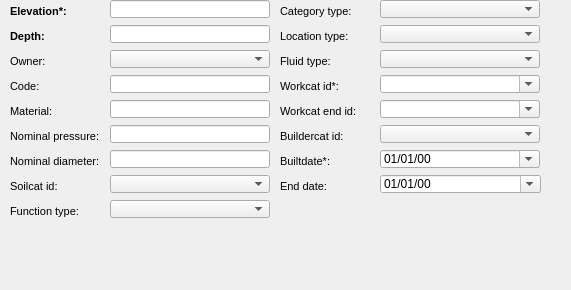
      <widget class="QWidget" name="page_31">
       <property name="geometry">
        <rect>
         <x>0</x>
         <y>0</y>
         <width>571</width>
         <height>290</height>
        </rect>
       </property>
       <attribute name="label">
        <string>Basic information</string>
       </attribute>
       <widget class="QComboBox" name="ownercat_id">
        <property name="geometry">
         <rect>
          <x>110</x>
          <y>50</y>
          <width>160</width>
          <height>18</height>
         </rect>
        </property>
       </widget>
       <widget class="QLabel" name="label_owner">
        <property name="geometry">
         <rect>
          <x>10</x>
          <y>50</y>
          <width>90</width>
          <height>22</height>
         </rect>
        </property>
        <property name="font">
         <font>
          <pointsize>8</pointsize>
         </font>
        </property>
        <property name="frameShape">
         <enum>QFrame::NoFrame</enum>
        </property>
        <property name="frameShadow">
         <enum>QFrame::Plain</enum>
        </property>
        <property name="text">
         <string>Owner:</string>
        </property>
        <property name="textFormat">
         <enum>Qt::AutoText</enum>
        </property>
        <property name="scaledContents">
         <bool>false</bool>
        </property>
        <property name="alignment">
         <set>Qt::AlignLeading|Qt::AlignLeft|Qt::AlignVCenter</set>
        </property>
        <property name="margin">
         <number>3</number>
        </property>
       </widget>
       <widget class="QLabel" name="label_elevation">
        <property name="geometry">
         <rect>
          <x>10</x>
          <y>0</y>
          <width>90</width>
          <height>22</height>
         </rect>
        </property>
        <property name="font">
         <font>
          <pointsize>8</pointsize>
          <weight>75</weight>
          <bold>true</bold>
         </font>
        </property>
        <property name="frameShape">
         <enum>QFrame::NoFrame</enum>
        </property>
        <property name="frameShadow">
         <enum>QFrame::Plain</enum>
        </property>
        <property name="text">
         <string>Elevation*:</string>
        </property>
        <property name="textFormat">
         <enum>Qt::AutoText</enum>
        </property>
        <property name="scaledContents">
         <bool>false</bool>
        </property>
        <property name="alignment">
         <set>Qt::AlignLeading|Qt::AlignLeft|Qt::AlignVCenter</set>
        </property>
        <property name="margin">
         <number>3</number>
        </property>
       </widget>
       <widget class="QLineEdit" name="depth">
        <property name="geometry">
         <rect>
          <x>110</x>
          <y>25</y>
          <width>160</width>
          <height>18</height>
         </rect>
        </property>
        <property name="frame">
         <bool>true</bool>
        </property>
       </widget>
       <widget class="QLabel" name="label_depth">
        <property name="geometry">
         <rect>
          <x>10</x>
          <y>25</y>
          <width>90</width>
          <height>22</height>
         </rect>
        </property>
        <property name="font">
         <font>
          <pointsize>8</pointsize>
          <weight>75</weight>
          <bold>true</bold>
         </font>
        </property>
        <property name="frameShape">
         <enum>QFrame::NoFrame</enum>
        </property>
        <property name="frameShadow">
         <enum>QFrame::Plain</enum>
        </property>
        <property name="text">
         <string>Depth:</string>
        </property>
        <property name="textFormat">
         <enum>Qt::AutoText</enum>
        </property>
        <property name="scaledContents">
         <bool>false</bool>
        </property>
        <property name="alignment">
         <set>Qt::AlignLeading|Qt::AlignLeft|Qt::AlignVCenter</set>
        </property>
        <property name="margin">
         <number>3</number>
        </property>
       </widget>
       <widget class="QLineEdit" name="elevation">
        <property name="geometry">
         <rect>
          <x>110</x>
          <y>0</y>
          <width>160</width>
          <height>18</height>
         </rect>
        </property>
        <property name="frame">
         <bool>true</bool>
        </property>
       </widget>
       <widget class="QComboBox" name="workcat_id_end">
        <property name="geometry">
         <rect>
          <x>380</x>
          <y>100</y>
          <width>160</width>
          <height>18</height>
         </rect>
        </property>
        <property name="autoFillBackground">
         <bool>true</bool>
        </property>
        <property name="editable">
         <bool>true</bool>
        </property>
        <property name="maxVisibleItems">
         <number>8</number>
        </property>
        <property name="frame">
         <bool>true</bool>
        </property>
       </widget>
       <widget class="QLabel" name="label_buildercat_id">
        <property name="geometry">
         <rect>
          <x>280</x>
          <y>125</y>
          <width>101</width>
          <height>22</height>
         </rect>
        </property>
        <property name="font">
         <font>
          <pointsize>8</pointsize>
         </font>
        </property>
        <property name="frameShape">
         <enum>QFrame::NoFrame</enum>
        </property>
        <property name="frameShadow">
         <enum>QFrame::Plain</enum>
        </property>
        <property name="text">
         <string>Buildercat id:</string>
        </property>
        <property name="textFormat">
         <enum>Qt::AutoText</enum>
        </property>
        <property name="scaledContents">
         <bool>false</bool>
        </property>
        <property name="alignment">
         <set>Qt::AlignLeading|Qt::AlignLeft|Qt::AlignVCenter</set>
        </property>
        <property name="margin">
         <number>3</number>
        </property>
       </widget>
       <widget class="QLabel" name="label_builtdate">
        <property name="geometry">
         <rect>
          <x>280</x>
          <y>150</y>
          <width>101</width>
          <height>22</height>
         </rect>
        </property>
        <property name="font">
         <font>
          <pointsize>8</pointsize>
         </font>
        </property>
        <property name="frameShape">
         <enum>QFrame::NoFrame</enum>
        </property>
        <property name="frameShadow">
         <enum>QFrame::Plain</enum>
        </property>
        <property name="text">
         <string>Builtdate*:</string>
        </property>
        <property name="textFormat">
         <enum>Qt::AutoText</enum>
        </property>
        <property name="scaledContents">
         <bool>false</bool>
        </property>
        <property name="alignment">
         <set>Qt::AlignLeading|Qt::AlignLeft|Qt::AlignVCenter</set>
        </property>
        <property name="margin">
         <number>3</number>
        </property>
       </widget>
       <widget class="QLabel" name="label_workcat_id">
        <property name="geometry">
         <rect>
          <x>280</x>
          <y>75</y>
          <width>90</width>
          <height>22</height>
         </rect>
        </property>
        <property name="font">
         <font>
          <pointsize>8</pointsize>
         </font>
        </property>
        <property name="frameShape">
         <enum>QFrame::NoFrame</enum>
        </property>
        <property name="frameShadow">
         <enum>QFrame::Plain</enum>
        </property>
        <property name="text">
         <string>Workcat id*:</string>
        </property>
        <property name="textFormat">
         <enum>Qt::AutoText</enum>
        </property>
        <property name="scaledContents">
         <bool>false</bool>
        </property>
        <property name="alignment">
         <set>Qt::AlignLeading|Qt::AlignLeft|Qt::AlignVCenter</set>
        </property>
        <property name="margin">
         <number>3</number>
        </property>
       </widget>
       <widget class="QComboBox" name="workcat_id">
        <property name="geometry">
         <rect>
          <x>380</x>
          <y>75</y>
          <width>160</width>
          <height>18</height>
         </rect>
        </property>
        <property name="autoFillBackground">
         <bool>true</bool>
        </property>
        <property name="editable">
         <bool>true</bool>
        </property>
        <property name="maxVisibleItems">
         <number>8</number>
        </property>
        <property name="frame">
         <bool>true</bool>
        </property>
       </widget>
       <widget class="QLabel" name="label_workcat_id_end">
        <property name="geometry">
         <rect>
          <x>280</x>
          <y>100</y>
          <width>101</width>
          <height>22</height>
         </rect>
        </property>
        <property name="font">
         <font>
          <pointsize>8</pointsize>
         </font>
        </property>
        <property name="frameShape">
         <enum>QFrame::NoFrame</enum>
        </property>
        <property name="frameShadow">
         <enum>QFrame::Plain</enum>
        </property>
        <property name="text">
         <string>Workcat end id:</string>
        </property>
        <property name="textFormat">
         <enum>Qt::AutoText</enum>
        </property>
        <property name="scaledContents">
         <bool>false</bool>
        </property>
        <property name="alignment">
         <set>Qt::AlignLeading|Qt::AlignLeft|Qt::AlignVCenter</set>
        </property>
        <property name="margin">
         <number>3</number>
        </property>
       </widget>
       <widget class="QComboBox" name="buildercat_id">
        <property name="geometry">
         <rect>
          <x>380</x>
          <y>125</y>
          <width>160</width>
          <height>18</height>
         </rect>
        </property>
       </widget>
       <widget class="QLabel" name="label_enddate">
        <property name="geometry">
         <rect>
          <x>280</x>
          <y>175</y>
          <width>101</width>
          <height>22</height>
         </rect>
        </property>
        <property name="font">
         <font>
          <pointsize>8</pointsize>
         </font>
        </property>
        <property name="frameShape">
         <enum>QFrame::NoFrame</enum>
        </property>
        <property name="frameShadow">
         <enum>QFrame::Plain</enum>
        </property>
        <property name="text">
         <string>End date:</string>
        </property>
        <property name="textFormat">
         <enum>Qt::AutoText</enum>
        </property>
        <property name="scaledContents">
         <bool>false</bool>
        </property>
        <property name="alignment">
         <set>Qt::AlignLeading|Qt::AlignLeft|Qt::AlignVCenter</set>
        </property>
        <property name="margin">
         <number>3</number>
        </property>
       </widget>
       <widget class="QLabel" name="label_code">
        <property name="geometry">
         <rect>
          <x>10</x>
          <y>75</y>
          <width>101</width>
          <height>22</height>
         </rect>
        </property>
        <property name="font">
         <font>
          <pointsize>8</pointsize>
         </font>
        </property>
        <property name="frameShape">
         <enum>QFrame::NoFrame</enum>
        </property>
        <property name="frameShadow">
         <enum>QFrame::Plain</enum>
        </property>
        <property name="text">
         <string>Code:</string>
        </property>
        <property name="textFormat">
         <enum>Qt::AutoText</enum>
        </property>
        <property name="scaledContents">
         <bool>false</bool>
        </property>
        <property name="alignment">
         <set>Qt::AlignLeading|Qt::AlignLeft|Qt::AlignVCenter</set>
        </property>
        <property name="margin">
         <number>3</number>
        </property>
       </widget>
       <widget class="QLineEdit" name="code">
        <property name="geometry">
         <rect>
          <x>110</x>
          <y>75</y>
          <width>160</width>
          <height>18</height>
         </rect>
        </property>
        <property name="frame">
         <bool>true</bool>
        </property>
       </widget>
       <widget class="QgsDateTimeEdit" name="builtdate">
        <property name="geometry">
         <rect>
          <x>380</x>
          <y>150</y>
          <width>160</width>
          <height>18</height>
         </rect>
        </property>
        <property name="displayFormat">
         <string>dd/MM/yy</string>
        </property>
        <property name="calendarPopup">
         <bool>true</bool>
        </property>
        <property name="allowNull" stdset="0">
         <bool>true</bool>
        </property>
       </widget>
       <widget class="QgsDateTimeEdit" name="enddate">
        <property name="geometry">
         <rect>
          <x>380</x>
          <y>175</y>
          <width>161</width>
          <height>18</height>
         </rect>
        </property>
        <property name="displayFormat">
         <string>dd/MM/yy</string>
        </property>
        <property name="calendarPopup">
         <bool>true</bool>
        </property>
        <property name="allowNull" stdset="0">
         <bool>true</bool>
        </property>
       </widget>
       <widget class="QLabel" name="label_location_type">
        <property name="geometry">
         <rect>
          <x>280</x>
          <y>25</y>
          <width>90</width>
          <height>22</height>
         </rect>
        </property>
        <property name="font">
         <font>
          <pointsize>8</pointsize>
         </font>
        </property>
        <property name="frameShape">
         <enum>QFrame::NoFrame</enum>
        </property>
        <property name="frameShadow">
         <enum>QFrame::Plain</enum>
        </property>
        <property name="text">
         <string>Location type:</string>
        </property>
        <property name="textFormat">
         <enum>Qt::AutoText</enum>
        </property>
        <property name="scaledContents">
         <bool>false</bool>
        </property>
        <property name="alignment">
         <set>Qt::AlignLeading|Qt::AlignLeft|Qt::AlignVCenter</set>
        </property>
        <property name="margin">
         <number>3</number>
        </property>
       </widget>
       <widget class="QLabel" name="label_fluid_type">
        <property name="geometry">
         <rect>
          <x>280</x>
          <y>50</y>
          <width>90</width>
          <height>22</height>
         </rect>
        </property>
        <property name="font">
         <font>
          <pointsize>8</pointsize>
         </font>
        </property>
        <property name="frameShape">
         <enum>QFrame::NoFrame</enum>
        </property>
        <property name="frameShadow">
         <enum>QFrame::Plain</enum>
        </property>
        <property name="text">
         <string>Fluid type:</string>
        </property>
        <property name="textFormat">
         <enum>Qt::AutoText</enum>
        </property>
        <property name="scaledContents">
         <bool>false</bool>
        </property>
        <property name="alignment">
         <set>Qt::AlignLeading|Qt::AlignLeft|Qt::AlignVCenter</set>
        </property>
        <property name="margin">
         <number>3</number>
        </property>
       </widget>
       <widget class="QComboBox" name="fluid_type">
        <property name="geometry">
         <rect>
          <x>380</x>
          <y>50</y>
          <width>160</width>
          <height>18</height>
         </rect>
        </property>
       </widget>
       <widget class="QComboBox" name="location_type">
        <property name="geometry">
         <rect>
          <x>380</x>
          <y>25</y>
          <width>160</width>
          <height>18</height>
         </rect>
        </property>
       </widget>
       <widget class="QComboBox" name="category_type">
        <property name="geometry">
         <rect>
          <x>380</x>
          <y>0</y>
          <width>160</width>
          <height>18</height>
         </rect>
        </property>
       </widget>
       <widget class="QLabel" name="label_category_type">
        <property name="geometry">
         <rect>
          <x>280</x>
          <y>0</y>
          <width>90</width>
          <height>22</height>
         </rect>
        </property>
        <property name="font">
         <font>
          <pointsize>8</pointsize>
         </font>
        </property>
        <property name="frameShape">
         <enum>QFrame::NoFrame</enum>
        </property>
        <property name="frameShadow">
         <enum>QFrame::Plain</enum>
        </property>
        <property name="text">
         <string>Category type:</string>
        </property>
        <property name="textFormat">
         <enum>Qt::AutoText</enum>
        </property>
        <property name="scaledContents">
         <bool>false</bool>
        </property>
        <property name="alignment">
         <set>Qt::AlignLeading|Qt::AlignLeft|Qt::AlignVCenter</set>
        </property>
        <property name="margin">
         <number>3</number>
        </property>
       </widget>
       <widget class="QComboBox" name="function_type">
        <property name="geometry">
         <rect>
          <x>110</x>
          <y>200</y>
          <width>160</width>
          <height>18</height>
         </rect>
        </property>
       </widget>
       <widget class="QLineEdit" name="cat_pnom">
        <property name="geometry">
         <rect>
          <x>110</x>
          <y>125</y>
          <width>160</width>
          <height>18</height>
         </rect>
        </property>
        <property name="frame">
         <bool>true</bool>
        </property>
       </widget>
       <widget class="QLabel" name="label_cat_matcat_id">
        <property name="geometry">
         <rect>
          <x>10</x>
          <y>100</y>
          <width>101</width>
          <height>22</height>
         </rect>
        </property>
        <property name="font">
         <font>
          <pointsize>8</pointsize>
         </font>
        </property>
        <property name="frameShape">
         <enum>QFrame::NoFrame</enum>
        </property>
        <property name="frameShadow">
         <enum>QFrame::Plain</enum>
        </property>
        <property name="text">
         <string>Material:</string>
        </property>
        <property name="textFormat">
         <enum>Qt::AutoText</enum>
        </property>
        <property name="scaledContents">
         <bool>false</bool>
        </property>
        <property name="alignment">
         <set>Qt::AlignLeading|Qt::AlignLeft|Qt::AlignVCenter</set>
        </property>
        <property name="margin">
         <number>3</number>
        </property>
       </widget>
       <widget class="QLineEdit" name="cat_matcat_id">
        <property name="geometry">
         <rect>
          <x>110</x>
          <y>100</y>
          <width>160</width>
          <height>18</height>
         </rect>
        </property>
        <property name="frame">
         <bool>true</bool>
        </property>
       </widget>
       <widget class="QLabel" name="label_cat_pnom">
        <property name="geometry">
         <rect>
          <x>10</x>
          <y>125</y>
          <width>101</width>
          <height>22</height>
         </rect>
        </property>
        <property name="font">
         <font>
          <pointsize>8</pointsize>
         </font>
        </property>
        <property name="frameShape">
         <enum>QFrame::NoFrame</enum>
        </property>
        <property name="frameShadow">
         <enum>QFrame::Plain</enum>
        </property>
        <property name="text">
         <string>Nominal pressure:</string>
        </property>
        <property name="textFormat">
         <enum>Qt::AutoText</enum>
        </property>
        <property name="scaledContents">
         <bool>false</bool>
        </property>
        <property name="alignment">
         <set>Qt::AlignLeading|Qt::AlignLeft|Qt::AlignVCenter</set>
        </property>
        <property name="margin">
         <number>3</number>
        </property>
       </widget>
       <widget class="QLabel" name="label_function_type">
        <property name="geometry">
         <rect>
          <x>10</x>
          <y>200</y>
          <width>90</width>
          <height>22</height>
         </rect>
        </property>
        <property name="font">
         <font>
          <pointsize>8</pointsize>
         </font>
        </property>
        <property name="frameShape">
         <enum>QFrame::NoFrame</enum>
        </property>
        <property name="frameShadow">
         <enum>QFrame::Plain</enum>
        </property>
        <property name="text">
         <string>Function type:</string>
        </property>
        <property name="textFormat">
         <enum>Qt::AutoText</enum>
        </property>
        <property name="scaledContents">
         <bool>false</bool>
        </property>
        <property name="alignment">
         <set>Qt::AlignLeading|Qt::AlignLeft|Qt::AlignVCenter</set>
        </property>
        <property name="margin">
         <number>3</number>
        </property>
       </widget>
       <widget class="QComboBox" name="soilcat_id">
        <property name="geometry">
         <rect>
          <x>110</x>
          <y>175</y>
          <width>160</width>
          <height>18</height>
         </rect>
        </property>
       </widget>
       <widget class="QLabel" name="label_soilcat_id">
        <property name="geometry">
         <rect>
          <x>10</x>
          <y>175</y>
          <width>90</width>
          <height>22</height>
         </rect>
        </property>
        <property name="font">
         <font>
          <pointsize>8</pointsize>
         </font>
        </property>
        <property name="frameShape">
         <enum>QFrame::NoFrame</enum>
        </property>
        <property name="frameShadow">
         <enum>QFrame::Plain</enum>
        </property>
        <property name="text">
         <string>Soilcat id:</string>
        </property>
        <property name="textFormat">
         <enum>Qt::AutoText</enum>
        </property>
        <property name="scaledContents">
         <bool>false</bool>
        </property>
        <property name="alignment">
         <set>Qt::AlignLeading|Qt::AlignLeft|Qt::AlignVCenter</set>
        </property>
        <property name="margin">
         <number>3</number>
        </property>
       </widget>
       <widget class="QLabel" name="label_cat_dnom">
        <property name="geometry">
         <rect>
          <x>10</x>
          <y>150</y>
          <width>101</width>
          <height>22</height>
         </rect>
        </property>
        <property name="font">
         <font>
          <pointsize>8</pointsize>
         </font>
        </property>
        <property name="frameShape">
         <enum>QFrame::NoFrame</enum>
        </property>
        <property name="frameShadow">
         <enum>QFrame::Plain</enum>
        </property>
        <property name="text">
         <string>Nominal diameter:</string>
        </property>
        <property name="textFormat">
         <enum>Qt::AutoText</enum>
        </property>
        <property name="scaledContents">
         <bool>false</bool>
        </property>
        <property name="alignment">
         <set>Qt::AlignLeading|Qt::AlignLeft|Qt::AlignVCenter</set>
        </property>
        <property name="margin">
         <number>3</number>
        </property>
       </widget>
       <widget class="QLineEdit" name="cat_dnom">
        <property name="geometry">
         <rect>
          <x>110</x>
          <y>150</y>
          <width>160</width>
          <height>18</height>
         </rect>
        </property>
        <property name="frame">
         <bool>true</bool>
        </property>
       </widget>
      </widget>
